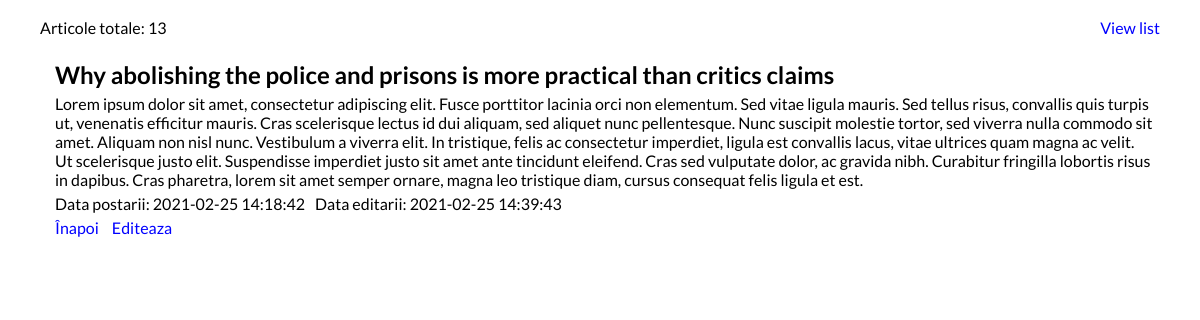
Screenshot of /articles/38 with the database file from the repository.
### tables this page shows
CREATE TABLE `articles` (
  `id` int(12) NOT NULL,
  `title` varchar(256) NOT NULL,
  `text` text NOT NULL,
  `post_data` datetime NOT NULL DEFAULT current_timestamp(),
  `edited_data` datetime DEFAULT NULL
);

### config/routes.php (called while the page is built)
<?php
return array(
    'articles/([0-9]+)' => 'articles/view/$1',
    'articles/page-([0-9]+)' => 'articles/index/$1',
    'articles' => 'articles/index',
    'page-([0-9]+)' => 'articles/index/$1',
    '' => 'articles/index'
);

### index.php (called while the page is built, shortened)
<?php
$router = new Router;
$router->run();

### models/Articles.php (called while the page is built, shortened)
<?php
class Articles{
    public static function getArticlesById($id){
        $id = intval($id);
        if ($id){
            $db = Db::getConnection();
            $sql = ("SELECT id, title, text, post_data, edited_data FROM articles WHERE id = $id");
            $query = $db->prepare($sql);
            $query->execute();
            $article = $query->fetch();
            return $article;
        }
    }
    public static function getTotalNewsNumber()
    {
        $db = Db::getConnection();
        $sql = ("SELECT COUNT(id) AS count FROM `articles`");
        $query = $db->prepare($sql);
        $query->execute();
        $result = $query->fetch();
        return $result['count'];
    }
}

### views/v_article.php (the view, shortened to what this page needs)
<!DOCTYPE html>
<html lang="en">
<head>
    <link rel="stylesheet" href="../template/css/style.css">
</head>
<body>
    <header class="header">
        <div class="container">
            <div class="header__inner">
                <div class="home"><p class="home">Articole totale: <?=Articles::getTotalNewsNumber()?></p></div>
                <nav class="nav">
                    <ul class="nav__list">
                        <li class="nav__list-item"><a class="nav__list-link" href="/articles/">View list</a></li>
                    </ul>
                </nav>
            </div>
        </div>
    </header>
    <section class="main-article">
        <div class="container">
            <h2 class="post__title"><?=$articleList['title']?></h2>
            <div class="post__text"><?=$articleList['text']?></div>
            <div class="post__dates">
                <div class="post__data">Data postarii: <?=$articleList['post_data']?></div>
                <? if($articleList['edited_data']): ?>
                    <div class="post__edited">Data editarii: <?=$articleList['edited_data']?></div>
                <? endif; ?>
            </div>
            <div class="links">
                <a class="more__link" href="/articles/"> Înapoi</a>
                <a class="popup-open__2 more__link" href="#">Editeaza</a>
            </div>
        </div>
    </section>
</body>
</html>

### components/Router.php (shortened to what this page needs)
<?php
class Router {
    private $routes;
    public function __construct()
    {
        $routesPath = 'config/routes.php';
        $this->routes = include($routesPath);
    }
    private function getURI()
    {
        if (!empty($_SERVER['REQUEST_URI'])) {
            return trim($_SERVER['REQUEST_URI'], '/');
        }
    }
    public function run()
    {
        $uri = $this->getURI();
        foreach ($this->routes as $uriPattern => $path) {
            if (preg_match("~$uriPattern~", $uri)) {
                $internalRoute = preg_replace("~$uriPattern~", $path, $uri);
                $segments = explode('/', $internalRoute);
                $controllerName = ucfirst(array_shift($segments) . 'Controller');
                $actionName = 'action' . ucfirst(array_shift($segments));
                $parametrs = $segments;
                $controllerObject = new $controllerName;
                $result = call_user_func_array(array($controllerObject, $actionName), $parametrs);
                if ($result != null) {
                    break;
                }
            }
        }
    }
}

### template/css/style.css (style rules this page uses)
* { margin: 0; padding: 0; box-sizing: border-box; }
body { font-family: 'Lato', sans-serif; color: #000; }
li { list-style-type: none; }
a { text-decoration: none; color: #0000ff; cursor: pointer; }
.container { width: 1120px; margin: 0 auto; }
.header__inner { display: flex; justify-content: space-between; align-items: center; height: 55px; }
.nav__list { display: flex; }
.post__dates { display: flex; }
.post__edited { padding-left: 10px; }
.post__title, .post__text, .post__dates, .links { padding: 5px 5px 0 15px; }
.links { padding-bottom: 5px; }
.more__link + .more__link { padding-left: 10px; }
.more__link { cursor: pointer; }

### rows the page displays
articles: Articles "13", title "Why abolishing the police and prisons is more practical than critics claims", text "Lorem ipsum dolor sit amet, consectetur adipiscing elit. Fusce porttitor lacinia orci non elementum. Sed vitae ligula mauris. Sed tellus risus, convallis quis turpis ut, venenatis efficitur mauris. Cras scelerisque lectus id dui aliquam, sed aliquet nunc pellentesque. Nunc suscipit molestie tortor, sed viverra nulla commodo sit amet. Aliquam non nisl nunc. Vestibulum a viverra elit. In tristique, felis ac consectetur imperdiet, ligula est convallis lacus, vitae ultrices quam magna ac velit. Ut scelerisque justo elit. Suspendisse imperdiet justo sit amet ante tincidunt eleifend. Cras sed vulputate dolor, ac gravida nibh. Curabitur fringilla lobortis risus in dapibus. Cras pharetra, lorem sit…", post_data "2021-02-25 14:18:42", edited_data "2021-02-25 14:39:43"
